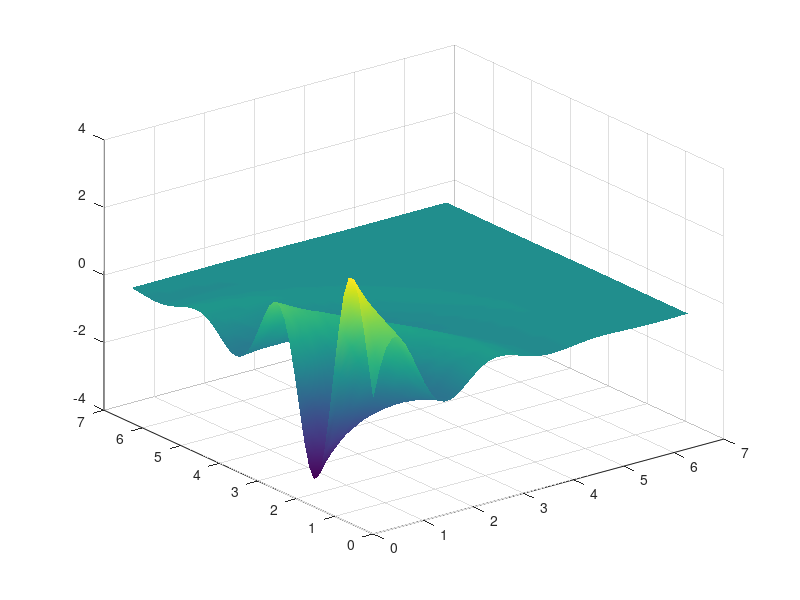

Write the MATLAB code that produced this figure. (Note: this script raises an error after producing the figure.)
[X,Y] = meshgrid(linspace(0,2*pi,50));
Z = 10*sin(3*sqrt(X.^2+Y.^2)).*exp(-sqrt((X + 1).^2+(Y - 1).^2));
surf(X,Y,Z), shading interp, 
%%
f = @(X) 10*sin(3*sqrt(X(1).^2+X(2).^2)).*...
    exp(-sqrt((X(1) + 1).^2+(X(2) - 1).^2));
% figure,
% [Pg,fPg,j] = PSO(f,2,[0 6;0 6],100,1e-3)
[BHP,BHF,j,t,outmsg,HistBW] = HS_Orig(f,2,[0 6;0 6],10,0.8,0.8,0.8);
BHP,BHF,j,t,outmsg